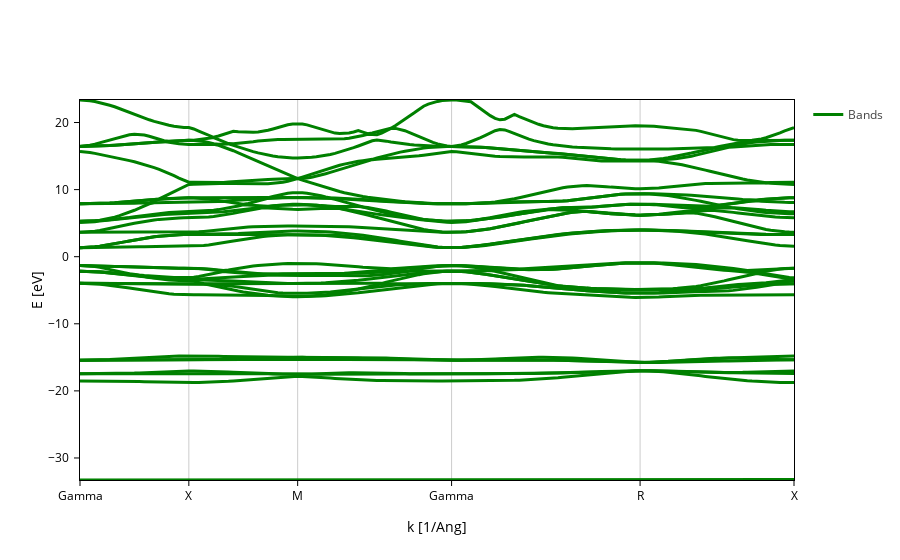

The notebook cell this image was saved under:
### Markdown cell above
And now in green but also make them wider:

### Code cell
bands_plot.update_inputs(bands_style={"color": "green", "width": 3})

### Figure 1 — Plotly figure (JSON) as saved in the notebook; plotly's stock layout.template omitted (floating-point values rounded to 4 significant figures; data arrays with more than 128 entries replaced by an {"elided": "..."} marker saying what was removed)
{"data": [{"legendgroup": "Bands", "line": {"color": "green", "dash": "solid", "width": 3}, "meta": {}, "mode": "lines", "name": "Bands", "opacity": 1, "type": "scatter", "x": {"elided": "150 float values"}, "y": {"elided": "150 float values"}}, {"legendgroup": "Bands", "line": {"color": "green", "dash": "solid", "width": 3}, "meta": {}, "mode": "lines", "name": "Bands", "opacity": 1, "showlegend": false, "type": "scatter", "x": {"elided": "150 float values"}, "y": {"elided": "150 float values"}}, {"legendgroup": "Bands", "line": {"color": "green", "dash": "solid", "width": 3}, "meta": {}, "mode": "lines", "name": "Bands", "opacity": 1, "showlegend": false, "type": "scatter", "x": {"elided": "150 float values"}, "y": {"elided": "150 float values"}}, {"legendgroup": "Bands", "line": {"color": "green", "dash": "solid", "width": 3}, "meta": {}, "mode": "lines", "name": "Bands", "opacity": 1, "showlegend": false, "type": "scatter", "x": {"elided": "150 float values"}, "y": {"elided": "150 float values"}}, {"legendgroup": "Bands", "line": {"color": "green", "dash": "solid", "width": 3}, "meta": {}, "mode": "lines", "name": "Bands", "opacity": 1, "showlegend": false, "type": "scatter", "x": {"elided": "150 float values"}, "y": {"elided": "150 float values"}}, {"legendgroup": "Bands", "line": {"color": "green", "dash": "solid", "width": 3}, "meta": {}, "mode": "lines", "name": "Bands", "opacity": 1, "showlegend": false, "type": "scatter", "x": {"elided": "150 float values"}, "y": {"elided": "150 float values"}}, {"legendgroup": "Bands", "line": {"color": "green", "dash": "solid", "width": 3}, "meta": {}, "mode": "lines", "name": "Bands", "opacity": 1, "showlegend": false, "type": "scatter", "x": {"elided": "150 float values"}, "y": {"elided": "150 float values"}}, {"legendgroup": "Bands", "line": {"color": "green", "dash": "solid", "width": 3}, "meta": {}, "mode": "lines", "name": "Bands", "opacity": 1, "showlegend": false, "type": "scatter", "x": {"elided": "150 float values"}, "y": {"elided": "150 float values"}}, {"legendgroup": "Bands", "line": {"color": "green", "dash": "solid", "width": 3}, "meta": {}, "mode": "lines", "name": "Bands", "opacity": 1, "showlegend": false, "type": "scatter", "x": {"elided": "150 float values"}, "y": {"elided": "150 float values"}}, {"legendgroup": "Bands", "line": {"color": "green", "dash": "solid", "width": 3}, "meta": {}, "mode": "lines", "name": "Bands", "opacity": 1, "showlegend": false, "type": "scatter", "x": {"elided": "150 float values"}, "y": {"elided": "150 float values"}}, {"legendgroup": "Bands", "line": {"color": "green", "dash": "solid", "width": 3}, "meta": {}, "mode": "lines", "name": "Bands", "opacity": 1, "showlegend": false, "type": "scatter", "x": {"elided": "150 float values"}, "y": {"elided": "150 float values"}}, {"legendgroup": "Bands", "line": {"color": "green", "dash": "solid", "width": 3}, "meta": {}, "mode": "lines", "name": "Bands", "opacity": 1, "showlegend": false, "type": "scatter", "x": {"elided": "150 float values"}, "y": {"elided": "150 float values"}}, {"legendgroup": "Bands", "line": {"color": "green", "dash": "solid", "width": 3}, "meta": {}, "mode": "lines", "name": "Bands", "opacity": 1, "showlegend": false, "type": "scatter", "x": {"elided": "150 float values"}, "y": {"elided": "150 float values"}}, {"legendgroup": "Bands", "line": {"color": "green", "dash": "solid", "width": 3}, "meta": {}, "mode": "lines", "name": "Bands", "opacity": 1, "showlegend": false, "type": "scatter", "x": {"elided": "150 float values"}, "y": {"elided": "150 float values"}}, {"legendgroup": "Bands", "line": {"color": "green", "dash": "solid", "width": 3}, "meta": {}, "mode": "lines", "name": "Bands", "opacity": 1, "showlegend": false, "type": "scatter", "x": {"elided": "150 float values"}, "y": {"elided": "150 float values"}}, {"legendgroup": "Bands", "line": {"color": "green", "dash": "solid", "width": 3}, "meta": {}, "mode": "lines", "name": "Bands", "opacity": 1, "showlegend": false, "type": "scatter", "x": {"elided": "150 float values"}, "y": {"elided": "150 float values"}}, {"legendgroup": "Bands", "line": {"color": "green", "dash": "solid", "width": 3}, "meta": {}, "mode": "lines", "name": "Bands", "opacity": 1, "showlegend": false, "type": "scatter", "x": {"elided": "150 float values"}, "y": {"elided": "150 float values"}}, {"legendgroup": "Bands", "line": {"color": "green", "dash": "solid", "width": 3}, "meta": {}, "mode": "lines", "name": "Bands", "opacity": 1, "showlegend": false, "type": "scatter", "x": {"elided": "150 float values"}, "y": {"elided": "150 float values"}}, {"legendgroup": "Bands", "line": {"color": "green", "dash": "solid", "width": 3}, "meta": {}, "mode": "lines", "name": "Bands", "opacity": 1, "showlegend": false, "type": "scatter", "x": {"elided": "150 float values"}, "y": {"elided": "150 float values"}}, {"legendgroup": "Bands", "line": {"color": "green", "dash": "solid", "width": 3}, "meta": {}, "mode": "lines", "name": "Bands", "opacity": 1, "showlegend": false, "type": "scatter", "x": {"elided": "150 float values"}, "y": {"elided": "150 float values"}}, {"legendgroup": "Bands", "line": {"color": "green", "dash": "solid", "width": 3}, "meta": {}, "mode": "lines", "name": "Bands", "opacity": 1, "showlegend": false, "type": "scatter", "x": {"elided": "150 float values"}, "y": {"elided": "150 float values"}}, {"legendgroup": "Bands", "line": {"color": "green", "dash": "solid", "width": 3}, "meta": {}, "mode": "lines", "name": "Bands", "opacity": 1, "showlegend": false, "type": "scatter", "x": {"elided": "150 float values"}, "y": {"elided": "150 float values"}}, {"legendgroup": "Bands", "line": {"color": "green", "dash": "solid", "width": 3}, "meta": {}, "mode": "lines", "name": "Bands", "opacity": 1, "showlegend": false, "type": "scatter", "x": {"elided": "150 float values"}, "y": {"elided": "150 float values"}}, {"legendgroup": "Bands", "line": {"color": "green", "dash": "solid", "width": 3}, "meta": {}, "mode": "lines", "name": "Bands", "opacity": 1, "showlegend": false, "type": "scatter", "x": {"elided": "150 float values"}, "y": {"elided": "150 float values"}}, {"legendgroup": "Bands", "line": {"color": "green", "dash": "solid", "width": 3}, "meta": {}, "mode": "lines", "name": "Bands", "opacity": 1, "showlegend": false, "type": "scatter", "x": {"elided": "150 float values"}, "y": {"elided": "150 float values"}}, {"legendgroup": "Bands", "line": {"color": "green", "dash": "solid", "width": 3}, "meta": {}, "mode": "lines", "name": "Bands", "opacity": 1, "showlegend": false, "type": "scatter", "x": {"elided": "150 float values"}, "y": {"elided": "150 float values"}}, {"legendgroup": "Bands", "line": {"color": "green", "dash": "solid", "width": 3}, "meta": {}, "mode": "lines", "name": "Bands", "opacity": 1, "showlegend": false, "type": "scatter", "x": {"elided": "150 float values"}, "y": {"elided": "150 float values"}}, {"legendgroup": "Bands", "line": {"color": "green", "dash": "solid", "width": 3}, "meta": {}, "mode": "lines", "name": "Bands", "opacity": 1, "showlegend": false, "type": "scatter", "x": {"elided": "150 float values"}, "y": {"elided": "150 float values"}}, {"legendgroup": "Bands", "line": {"color": "green", "dash": "solid", "width": 3}, "meta": {}, "mode": "lines", "name": "Bands", "opacity": 1, "showlegend": false, "type": "scatter", "x": {"elided": "150 float values"}, "y": {"elided": "150 float values"}}, {"legendgroup": "Bands", "line": {"color": "green", "dash": "solid", "width": 3}, "meta": {}, "mode": "lines", "name": "Bands", "opacity": 1, "showlegend": false, "type": "scatter", "x": {"elided": "150 float values"}, "y": {"elided": "150 float values"}}, {"legendgroup": "Bands", "line": {"color": "green", "dash": "solid", "width": 3}, "meta": {}, "mode": "lines", "name": "Bands", "opacity": 1, "showlegend": false, "type": "scatter", "x": {"elided": "150 float values"}, "y": {"elided": "150 float values"}}, {"legendgroup": "Bands", "line": {"color": "green", "dash": "solid", "width": 3}, "meta": {}, "mode": "lines", "name": "Bands", "opacity": 1, "showlegend": false, "type": "scatter", "x": {"elided": "150 float values"}, "y": {"elided": "150 float values"}}], "layout": {"scene": {"xaxis": {"range": [0.0, 2.815], "showgrid": true, "ticktext": ["Gamma", "X", "M", "Gamma", "R", "X"], "tickvals": [0.0, 0.4291, 0.8583, 1.465, 2.208, 2.815], "title": {"text": "k [1/Ang]"}}, "yaxis": {"range": [-33.28, 23.36], "title": {"text": "E [eV]"}}}, "xaxis": {"range": [0.0, 2.815], "showgrid": true, "ticktext": ["Gamma", "X", "M", "Gamma", "R", "X"], "tickvals": [0.0, 0.4291, 0.8583, 1.465, 2.208, 2.815], "title": {"text": "k [1/Ang]"}}, "yaxis": {"range": [-33.28, 23.36], "title": {"text": "E [eV]"}}}}
